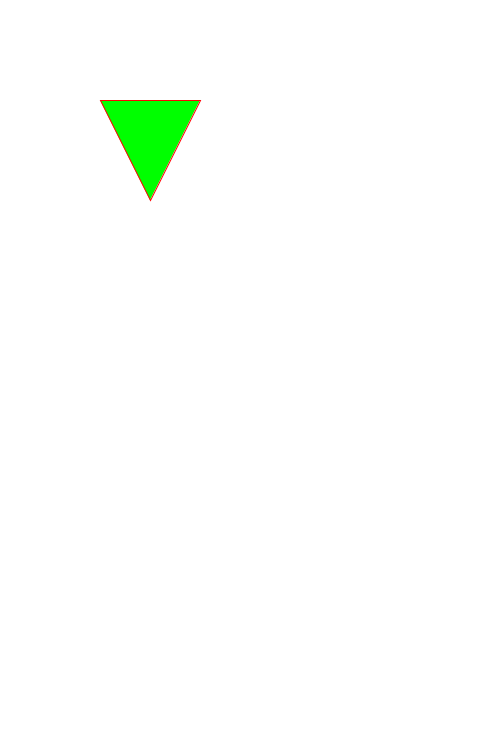
Frame 1 (no input)
Frame 60 (the mouse pressed at the canvas centre just before this capture): identical to frame 1, image omitted
Frame 120 (the mouse held since frame 60 and released just before this capture): identical to frame 1, image omitted

The Processing sketch that drew this single still picture (run headless with seeded random() and noise(); from frame 60 on, the mouse is pressed at the canvas centre):

// Processing sketch: sketch_4
// ── sketch_4.pde
//Fundamentals of our first Sketch
//Triangle  
//
void setup(){
  size(500, 750);  
}
void draw(){
  //colors Channels Red Green Blue 
  background(255,255,255); 
  
  stroke(255,0,0);
  fill(0,255,0);
  strokeWeight(1);
  triangle(100,100, 200, 100, 150, 200); // needs 3 points (x,y) 
  
  //make a composition with different triangles
  //with different collors, size and position
}

//save image on sketchfolder if you press capital S
import java.util.Date;
void keyPressed() { 
  
  if (key == 'S') {// type to  save an image of your canvas
    println("Saving PNG...");
    Date d = new Date(); 
    String fileName = "output-"+ d.getTime() + ".png";
    save(fileName);
    exit();
  }
} 
